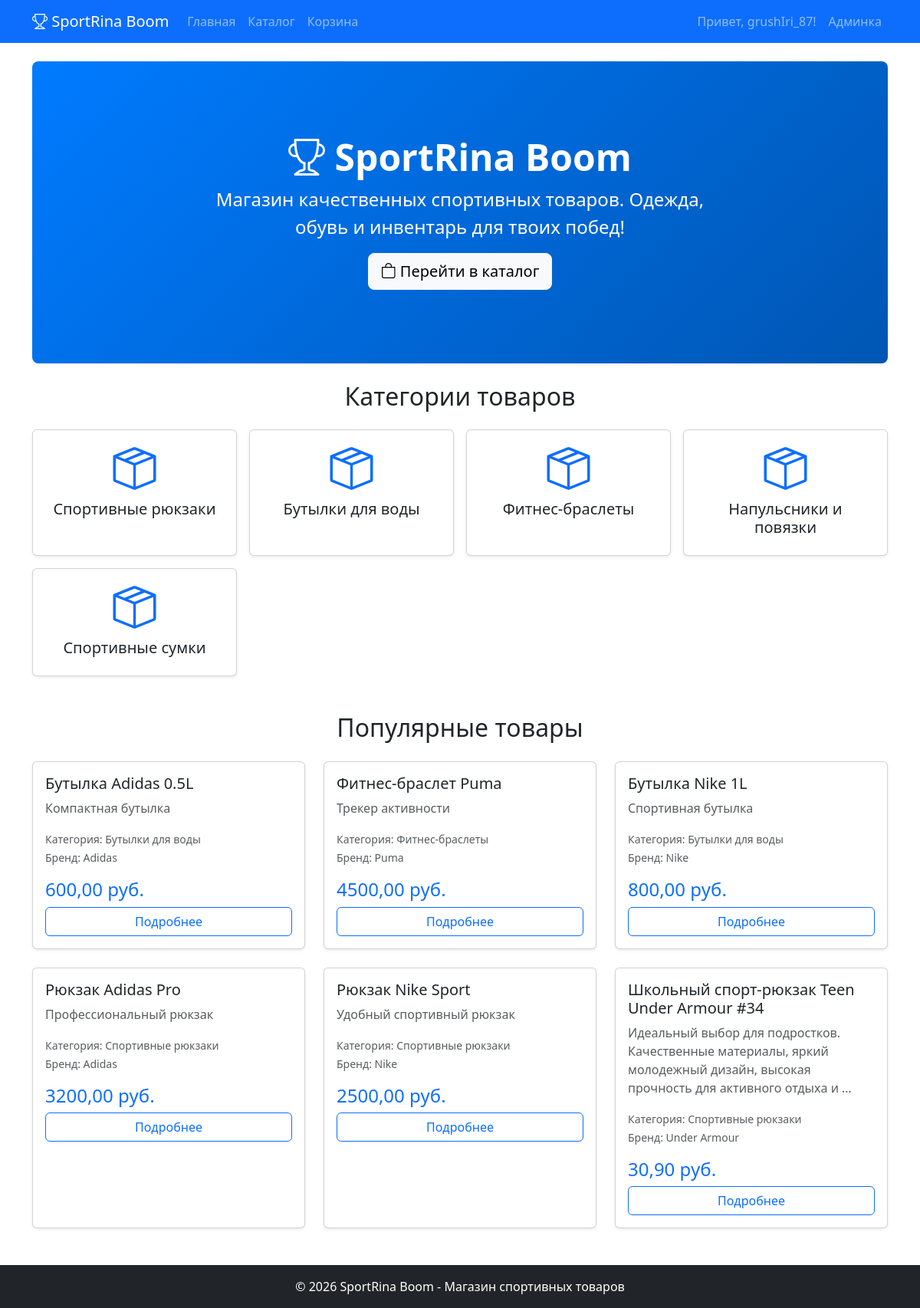
The page / (signed in) on the database its author committed.
### store/models.py (models this page shows, shortened)
class Category(models.Model):
    name = models.CharField(max_length=200, verbose_name='Название категории')
    class Meta:
        verbose_name = 'Категория'
        verbose_name_plural = 'Категории'

class Product(models.Model):
    title = models.CharField(max_length=200, verbose_name='Название')
    description = models.TextField(verbose_name='Описание', blank=True)
    price = models.DecimalField(
        max_digits=10, decimal_places=2,
        verbose_name='Цена',
        validators=[MinValueValidator(0.0)]
    )
    stock_quantity = models.PositiveIntegerField(verbose_name='Количество на складе', default=0)
    image = models.ImageField(upload_to='products/', blank=True, null=True, verbose_name='Изображение')
    category = models.ForeignKey(Category, on_delete=models.CASCADE, verbose_name='Категория')
    manufacturer = models.ForeignKey(Manufacturer, on_delete=models.CASCADE, verbose_name='Производитель')
    class Meta:
        verbose_name = 'Товар'
        verbose_name_plural = 'Товары'

class Manufacturer(models.Model):
    name = models.CharField(max_length=200, verbose_name='Название производителя')
    class Meta:
        verbose_name = 'Производитель'
        verbose_name_plural = 'Производители'

### store/views.py (the view)
# urls.py: path('', views.index, name='index'),
def index(request):
    popular_products = Product.objects.order_by('-id')[:6]
    categories = Category.objects.all()
    return render(request, 'shop/index.html', {
        'popular_products': popular_products,
        'categories': categories,
    })

### store/templates/shop/index.html (shortened to what this page needs)
{% extends 'base.html' %}
{% load static %}
{% block content %}
<div class="p-5 mb-4 bg-light rounded-3 text-center" style="background: linear-gradient(135deg, #007bff 0%, #0056b3 100%); color: white;">
    <div class="container-fluid py-5">
        <h1 class="display-5 fw-bold">
            <i class="bi bi-trophy"></i> SportRina Boom
        </h1>
        <p class="col-md-8 fs-4 mx-auto">Магазин качественных спортивных товаров. Одежда, обувь и инвентарь для твоих побед!</p>
        <a class="btn btn-light btn-lg" href="/catalog/" role="button">
            <i class="bi bi-bag"></i> Перейти в каталог
        </a>
    </div>
</div>
<h2 class="mb-4 text-center">Категории товаров</h2>
<div class="row row-cols-2 row-cols-md-4 g-3 mb-5">
    {% for category in categories %}
    <div class="col">
        <a href="/catalog/?category={{ category.id }}" class="text-decoration-none">
            <div class="card text-center shadow-sm h-100">
                <div class="card-body">
                    <i class="bi bi-box-seam display-4 text-primary"></i>
                    <h5 class="card-title mt-2">{{ category.name }}</h5>
                </div>
            </div>
        </a>
    </div>
    {% endfor %}
</div>
<h2 class="mb-4 text-center">Популярные товары</h2>
<div class="row row-cols-1 row-cols-md-2 row-cols-lg-3 g-4">
    {% for product in popular_products %}
    <div class="col">
        <div class="card h-100 shadow-sm">
            <div class="card-body">
                <h5 class="card-title">{{ product.title }}</h5>
                <p class="card-text text-muted">{{ product.description|truncatewords:15 }}</p>
                <p class="card-text">
                    <small class="text-muted">
                        Категория: {{ product.category.name }}<br>
                        Бренд: {{ product.manufacturer.name }}
                    </small>
                </p>
                <h4 class="text-primary">{{ product.price }} руб.</h4>
                <a href="/catalog/{{ product.pk }}/" class="btn btn-outline-primary w-100">
                    Подробнее
                </a>
            </div>
        </div>
    </div>
    {% endfor %}
</div>
{% endblock %}

### templates/base.html (shortened to what this page needs)
<!DOCTYPE html>
{% load static %}
<html lang="ru">
<head>
    <link href="https://cdn.jsdelivr.net/npm/bootstrap@5.3.0/dist/css/bootstrap.min.css" rel="stylesheet">
    <link rel="stylesheet" href="https://cdn.jsdelivr.net/npm/bootstrap-icons@1.11.0/font/bootstrap-icons.css">
    <link rel="stylesheet" href="{% static 'css/style.css' %}">
</head>
<body>
    <nav class="navbar navbar-expand-lg navbar-dark bg-primary">
        <div class="container">
            <a class="navbar-brand" href="/">
                <i class="bi bi-trophy"></i> SportRina Boom
            </a>
            <div class="collapse navbar-collapse" id="navbarNav">
                <ul class="navbar-nav me-auto">
                    <li class="nav-item">
                        <a class="nav-link" href="/">Главная</a>
                    </li>
                    <li class="nav-item">
                        <a class="nav-link" href="/catalog/">Каталог</a>
                    </li>
                    <li class="nav-item">
                        <a class="nav-link" href="/cart/">Корзина</a>
                    </li>
                </ul>
                <ul class="navbar-nav">
                    {% if user.is_authenticated %}
                        <li class="nav-item">
                            <span class="nav-link">Привет, {{ user.username }}!</span>
                        </li>
                        <li class="nav-item">
                            <a class="nav-link" href="/admin/">Админка</a>
                        </li>
                    {% else %}
                        <li class="nav-item">
                            <a class="nav-link" href="/admin/">Войти</a>
                        </li>
                    {% endif %}
                </ul>
            </div>
        </div>
    </nav>
    <main class="container my-4">
        {% block content %}
        {% endblock %}
    </main>
    <footer class="bg-dark text-white text-center py-3 mt-5">
        <div class="container">
            <p class="mb-0">&copy; 2026 SportRina Boom - Магазин спортивных товаров</p>
        </div>
    </footer>
</body>
</html>

### rows shown on the page
Category: name "Спортивные рюкзаки"
Category: name "Бутылки для воды"
Category: name "Фитнес-браслеты"
Category: name "Напульсники и повязки"
Category: name "Спортивные сумки"
Product: title "Бутылка Adidas 0.5L", description "Компактная бутылка", category.name "Бутылки для воды", manufacturer.name "Adidas", price "600,00"
Product: title "Фитнес-браслет Puma", description "Трекер активности", category.name "Фитнес-браслеты", manufacturer.name "Puma", price "4500,00"
Product: title "Бутылка Nike 1L", description "Спортивная бутылка", category.name "Бутылки для воды", manufacturer.name "Nike", price "800,00"
Product: title "Рюкзак Adidas Pro", description "Профессиональный рюкзак", category.name "Спортивные рюкзаки", manufacturer.name "Adidas", price "3200,00"
Product: title "Рюкзак Nike Sport", description "Удобный спортивный рюкзак", category.name "Спортивные рюкзаки", manufacturer.name "Nike", price "2500,00"
Product: title "Школьный спорт-рюкзак Teen Under Armour #34", description "Идеальный выбор для подростков. Качественные материалы, яркий молодежный дизайн, высокая прочность для активного отдыха и …", category.name "Спортивные рюкзаки", manufacturer.name "Under Armour", price "30,90"

### other values the page prints
{{ user.username }} "grushIri_87"
